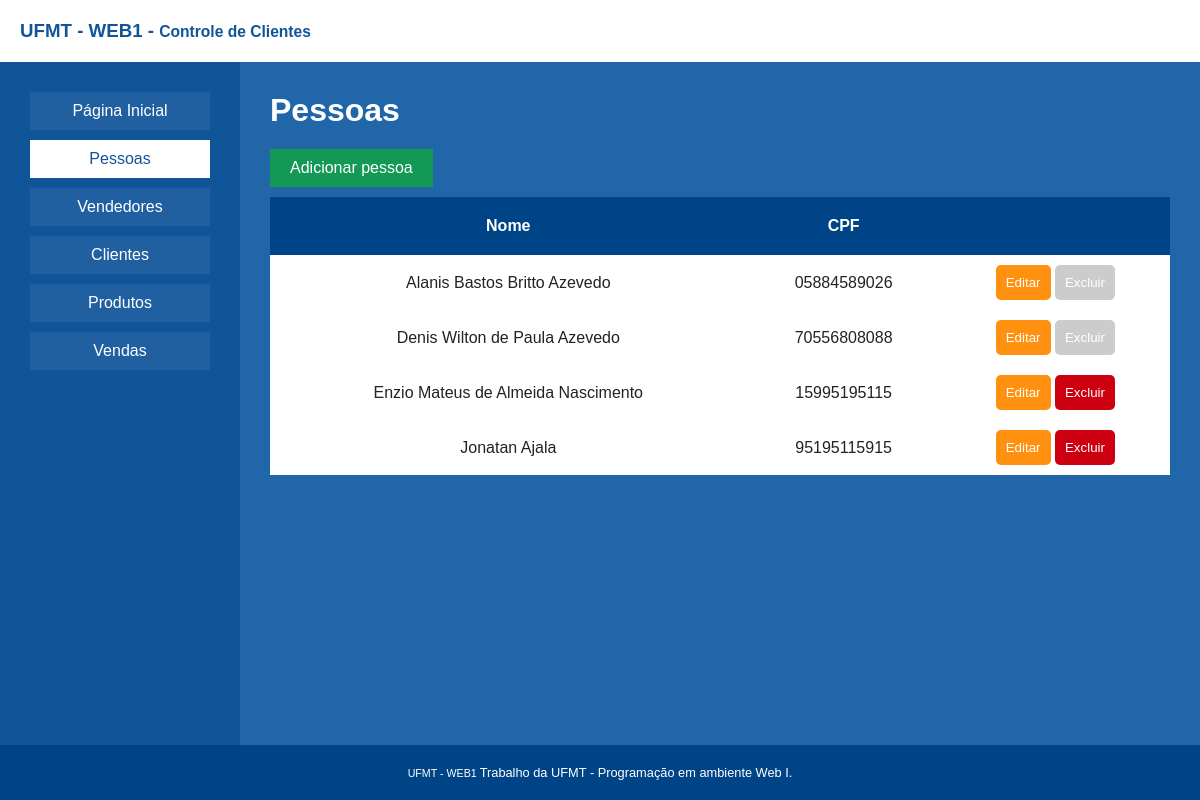
Before: /index.php/pessoas with the older database file.
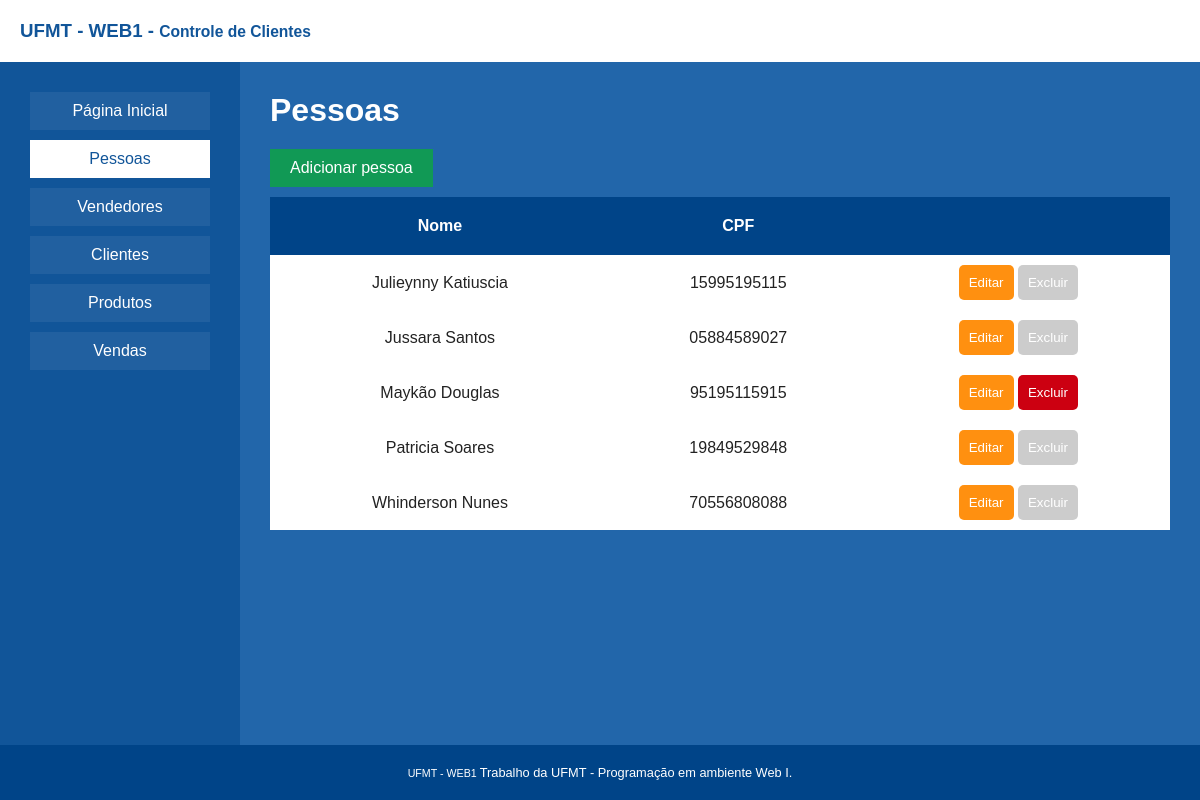
After: the same page with the newer database file.
### tables this page shows
CREATE TABLE `config` (
  `Chave` varchar(60) NOT NULL,
  `Valor` varchar(5000) NOT NULL
);

CREATE TABLE `pessoas` (
  `ID` int(11) NOT NULL,
  `Nome` varchar(60) NOT NULL,
  `CPF` varchar(11) NOT NULL,
  `Sexo` varchar(1) NOT NULL
);

### classes/Sistema/Router.php (called while the page is built, shortened)
<?php
class Router
{
    static function getRoutes(){
        $routes = explode('/', $_SERVER['REQUEST_URI']);
        array_shift($routes);
        array_shift($routes);
        array_shift($routes);
        $lastRoute = $routes[count($routes) - 1];
        $lastRouteURI = explode("?", $lastRoute)[0];
        array_pop($routes);
        array_push($routes, $lastRouteURI);
        return $routes;
    }
    static function route(){
        $routes = Router::getRoutes();
        View::render($routes);
    }
}

### index.php (called while the page is built, shortened)
<?php
    spl_autoload_register(function ($class_name) {
        $origens = array("classes/$class_name.php");
    });
    Router::route();

### classes/App/Config.php (called while the page is built, shortened)
<?php
class Config {
    public static function LINK($href){
        return Config::BASE_URL."index.php/".$href;
    }
    public static function GET($chave){
        try {
            $db = \Database\Database::getInstance();
            $query = $db->prepare('SELECT * FROM Config WHERE Chave = ?');
            $query->execute([$chave]);
            $result = $query->fetch(\PDO::FETCH_OBJ);
            if($result) return $result->Valor;
        }catch(\Exception $e){
        }
    }
}

### classes/Model/Pessoa.php (called while the page is built, shortened)
<?php
class Pessoa extends Model{
    public $ID;
    public function __construct(){
        $options = new \stdClass();
        $options->tabela = 'Pessoas';
    }
    public function isCliente(){
        $conn = \Database\Database::getinstance();
        $query = $conn->prepare("SELECT * FROM Pessoas p INNER JOIN Clientes c ON c.PessoaID = p.ID WHERE p.ID = ?");
        $query->execute([$this->ID]);
        $result = $query->fetchAll(\PDO::FETCH_ASSOC);
        If(count($result) > 0) return true;
        return false;
    }
    public static function load($id){
        $conn = \Database\Database::getinstance();
        $query = $conn->prepare("SELECT * FROM Pessoas WHERE ID = ?");
        $query->execute([$id]);
        $result = $query->fetch(\PDO::FETCH_OBJ);
        $pessoa = new Pessoa();
        $pessoa->ID = $result->ID;
        $pessoa->Nome = $result->Nome;
        $pessoa->CPF = $result->CPF;
        $pessoa->Sexo = $result->Sexo;
        return $pessoa;
    }
    public static function getAll(){
        $conn = \Database\Database::getinstance();
        $query = $conn->prepare("SELECT * FROM Pessoas");
        $query->execute();
        $results = $query->fetchAll(\PDO::FETCH_OBJ);
        $pessoas = [];
        foreach($results as $result){
            $pessoa = Pessoa::load($result->ID);
            array_push($pessoas, $pessoa);
        }
        return $pessoas;
    }
}

### classes/Database/Database.php (called while the page is built, shortened)
<?php
class Database {
    public static $pdo;
    public static function getInstance(){
        if (!isset(self::$pdo)) {
            self::$pdo = new PDO('mysql:host='.Config::DBHOST.';dbname='.Config::DBNAME, Config::DBUSERNAME, Config::DBPASSWORD, array(PDO::MYSQL_ATTR_INIT_COMMAND => "SET NAMES utf8"));
            self::$pdo->setAttribute(PDO::ATTR_ERRMODE, PDO::ERRMODE_EXCEPTION);
            self::$pdo->setAttribute(PDO::ATTR_ORACLE_NULLS, PDO::NULL_EMPTY_STRING);
        }
        return self::$pdo;
    }
}

### view/pessoas.php (the view, shortened to what this page needs)
<?php
    $page->setTitle("Página inicial");
    $page->addCss('pages/pessoas/main');
    $page->addScript('pessoas/index');
    $page->activeMenu = 'pessoas';
    $pessoas = Model\Pessoa::getAll();
    usort($pessoas, 'cmp');
    $page->setTitle(Config::GET("NOME_PROJETO") . " - Lista de Pessoas");
?>
<?php include('components/header.php') ?>
<div class="content">
    <div class="aside">
        <?php include("components/asideMenu.php") ?>
    </div>
    <div class="content">
        <h1 class="title">Pessoas</h1>
        <a href="<?= Config::LINK("pessoas/novo") ?>" id="addPessoa">Adicionar pessoa</a>
        <table id="pessoas">
            <thead>
                <tr>
                    <th>Nome</th>
                    <th>CPF</th>
                    <th></th>
            </thead>
            <tbody>
                <?php foreach($pessoas as $pessoa): ?>
                <tr>
                    <td><?= $pessoa->Nome ?></td>
                    <td><?= $pessoa->CPF ?></td>
                    <td>
                        <button id="editar" onclick="editaPessoa(<?= $pessoa->ID ?>)">Editar</button>
                        <?php if(!$pessoa->isCliente()): ?>
                             <button id="remover" onclick="removerPessoa(<?= $pessoa->ID ?>)">Excluir</button>
                        <?php else: ?>
                             <button id="remover" title='Impossível excluir <?= $pessoa->Nome ?>!' class="disabled" onclick="confirm('Impossível excluir!\n\n<?= $pessoa->Nome ?> está cadastrado como cliente.\nFavor, removê-lo do cadastro de clientes, primeiro.')">Excluir</button>
                        <?php endif; ?>
                    </td>
                <tr>
                <?php endforeach; ?>
            </tbody>
        </table>
    </div>
</div>
<?php include('components/footer.php') ?>

### classes/Sistema/View.php (shortened to what this page needs)
<?php
class View {
    public static function render($name){
        $page = new Page();
        if( count($name) > 1 ){
            $path = 'view';
            foreach($name as $n){
                $path .= '/'.$n;
            }
            $path .= '.php';
            try {
                if(!file_exists($path)) throw new Exception();
                include($path);
            }catch(Exception $e){
                include('view/404.php');
            }
        }else{
            @$name = $name[0];
            try {
                include('view/'.$name.'.php');
            }catch(Exception $e){
                include('view/404.php');
            }
        }
    }
}

### components/header.php (shortened to what this page needs)
<!DOCTYPE html>
<html lang="pt-BR">
<head>
    <?php foreach($page->css as $css){ ?>
        <link rel="stylesheet" href="<?= App\Config::BASE_URL ?>static/css/<?=$css?>.css">
    <?php } ?>
</head>
<body>
    <?php include(__DIR__.'/navbar.php'); ?>

### components/navbar.php
<div class="navbar">
<h3>
<?= App\Config::GET("NOME_PROJETO"); ?>
 -
<small>
<?= App\Config::GET("SUBTITULO_PROJETO"); ?>
</small>
</h3>
</div>

### components/asideMenu.php
<?php
    $menuList = [
        'home' => ['href' => 'home', 'text' => 'Página Inicial'],
        'pessoas' => ['href' => 'pessoas', 'text' => 'Pessoas'],
        'vendedores' => ['href' => 'vendedores', 'text' => 'Vendedores'],
        'clientes' => ['href' => 'clientes', 'text' => 'Clientes'],
        'produtos' => ['href' => 'produtos', 'text' => 'Produtos'],
        'vendas' => ['href' => 'vendas', 'text' => 'Vendas'],
    ];
    foreach($menuList as $index=>$menu):
?>
<a class="item <?= $page->activeMenu == $index ? 'active' : '' ?>" href="<?= App\Config::BASE_URL ?>index.php/<?= $menu['href'] ?>"><?= $menu['text'] ?></a>
<?php endforeach; ?>

### components/footer.php (shortened to what this page needs)
<div class="footer">
    <div>
        <span>
        <small>
            <?=App\Config::GET('NOME_PROJETO'); ?>
        </small>
        Trabalho da UFMT - Programação em ambiente Web I.</span>
    </div>
</div>
    </body>
</html>

### static/css/main.css (style rules this page uses)
* { margin: 0; padding: 0; box-sizing: border-box; }
:root { font-family: sans-serif; }
body { display: grid; grid-template-rows: auto 1fr auto; height: 100vh; max-height: 100vh; }
body > .navbar { padding: 20px; background: #FFF; color: #159; }
body > .content { padding: 20px; }
body > .footer { padding: 20px; background: #048; color: #FFF; text-align: center; font-size: 0.8em; }
body > div.content { display: grid; padding: 0; grid-template-columns: 2.5fr 10fr; grid-template-rows: 1fr; }
body > div.content > div.aside { grid-column: 1/2; grid-row: 1/2; grid-gap: 10px; background: #159; display: flex; flex-flow: column nowrap; padding: 30px; }
body > div.content > div.aside > a.item { padding: 10px; background: #fff1; color: #FFF; display: flex; align-items: center; justify-content: center; cursor: pointer; }
body > div.content > div.aside > a.item { text-decoration: none; color: #FFF; }
body > div.content > div.aside > a.item.active { background: #ffff; color: #159; }
body > div.content > div.content { grid-column: 2/3; grid-row: 1/2; background: #26a; }

### static/css/pages/pessoas/main.css (style rules this page uses)
body > div.content > div.content > h1.title { margin-bottom: 20px; }
div.content > div.content { padding: 30px; color: #FFF; }
a#addPessoa { display: inline-block; border: none; padding: 10px 20px; margin-bottom: 10px; background: #195; color: #FFF; cursor: pointer; text-decoration: none; }
div.content > div.content > table#pessoas { background: #FFF; color: #222; width: 100%; text-align: center; border-collapse: collapse; }
table#pessoas > thead > tr { background: #048; color: #FFF; }
table#pessoas > thead > tr > th { padding: 20px; }
table#pessoas > tbody > tr > td { padding: 10px; }
button#editar { background: rgb(255, 144, 16); padding: 10px; color: #FFF; border: none; border-radius: 5px; cursor: pointer; }
button#remover { background: #c01; padding: 10px; color: #FFF; border: none; border-radius: 5px; cursor: pointer; }
button#remover.disabled { background: #ccc; }

Changed rows visible on the page:
changed pessoas: Nome "Enzio Mateus de Almeida Nascimento" → "Julieynny Katiuscia"; now shows "Excluir"; no longer shows "Excluir"; moves up the list
changed pessoas: Nome "Alanis Bastos Britto Azevedo" → "Jussara Santos"; CPF "05884589026" → "05884589027"
changed pessoas: Nome "Jonatan Ajala" → "Maykão Douglas"; moves up the list
added pessoas: Nome "Patricia Soares", CPF "19849529848"
changed pessoas: Nome "Denis Wilton de Paula Azevedo" → "Whinderson Nunes"
